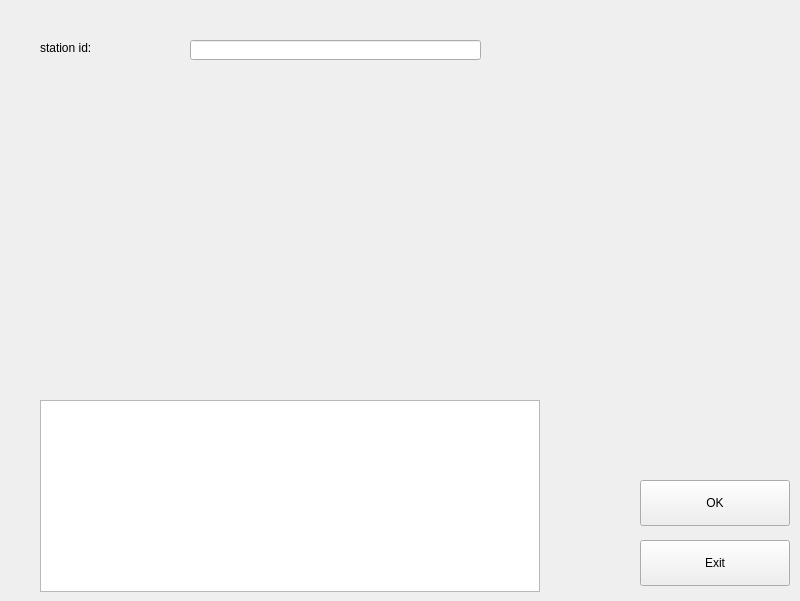
<?xml version="1.0" encoding="UTF-8"?>
<ui version="4.0">
 <class>modify_L</class>
 <widget class="QWidget" name="modify_L">
  <property name="geometry">
   <rect>
    <x>0</x>
    <y>0</y>
    <width>800</width>
    <height>601</height>
   </rect>
  </property>
  <property name="windowTitle">
   <string>Form</string>
  </property>
  <widget class="QLabel" name="line_id">
   <property name="geometry">
    <rect>
     <x>40</x>
     <y>40</y>
     <width>111</width>
     <height>16</height>
    </rect>
   </property>
   <property name="text">
    <string>station id:</string>
   </property>
  </widget>
  <widget class="QPushButton" name="OK">
   <property name="geometry">
    <rect>
     <x>640</x>
     <y>480</y>
     <width>150</width>
     <height>46</height>
    </rect>
   </property>
   <property name="text">
    <string>OK</string>
   </property>
  </widget>
  <widget class="QPushButton" name="Exit">
   <property name="geometry">
    <rect>
     <x>640</x>
     <y>540</y>
     <width>150</width>
     <height>46</height>
    </rect>
   </property>
   <property name="text">
    <string>Exit</string>
   </property>
  </widget>
  <widget class="QTextBrowser" name="textBrowser">
   <property name="geometry">
    <rect>
     <x>40</x>
     <y>400</y>
     <width>500</width>
     <height>192</height>
    </rect>
   </property>
  </widget>
  <widget class="QLineEdit" name="id_input">
   <property name="geometry">
    <rect>
     <x>190</x>
     <y>40</y>
     <width>291</width>
     <height>20</height>
    </rect>
   </property>
  </widget>
 </widget>
 <resources/>
 <connections/>
</ui>
